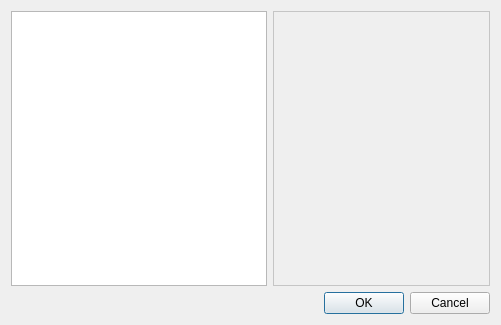
<?xml version="1.0" encoding="UTF-8"?>
<ui version="4.0">
 <class>ImageList</class>
 <widget class="QDialog" name="ImageList">
  <property name="geometry">
   <rect>
    <x>0</x>
    <y>0</y>
    <width>501</width>
    <height>325</height>
   </rect>
  </property>
  <property name="windowTitle">
   <string>Images</string>
  </property>
  <layout class="QGridLayout" name="gridLayout" rowstretch="0,0" columnstretch="0,1">
   <item row="0" column="0">
    <widget class="QListWidget" name="imageList"/>
   </item>
   <item row="0" column="1">
    <widget class="QScrollArea" name="scrollArea">
     <property name="styleSheet">
      <string notr="true">QScrollArea { background: white }</string>
     </property>
     <property name="frameShape">
      <enum>QFrame::StyledPanel</enum>
     </property>
     <property name="widgetResizable">
      <bool>true</bool>
     </property>
     <property name="alignment">
      <set>Qt::AlignCenter</set>
     </property>
     <widget class="QWidget" name="scrollAreaWidgetContents">
      <property name="geometry">
       <rect>
        <x>0</x>
        <y>0</y>
        <width>209</width>
        <height>259</height>
       </rect>
      </property>
      <layout class="QVBoxLayout" name="verticalLayout">
       <property name="spacing">
        <number>0</number>
       </property>
       <property name="margin">
        <number>0</number>
       </property>
       <item>
        <widget class="QLabel" name="preview">
         <property name="text">
          <string/>
         </property>
         <property name="scaledContents">
          <bool>false</bool>
         </property>
         <property name="alignment">
          <set>Qt::AlignCenter</set>
         </property>
        </widget>
       </item>
      </layout>
     </widget>
    </widget>
   </item>
   <item row="1" column="0" colspan="2">
    <widget class="QDialogButtonBox" name="buttonBox">
     <property name="orientation">
      <enum>Qt::Horizontal</enum>
     </property>
     <property name="standardButtons">
      <set>QDialogButtonBox::Cancel|QDialogButtonBox::Ok</set>
     </property>
    </widget>
   </item>
  </layout>
 </widget>
 <resources/>
 <connections>
  <connection>
   <sender>buttonBox</sender>
   <signal>accepted()</signal>
   <receiver>ImageList</receiver>
   <slot>accept()</slot>
   <hints>
    <hint type="sourcelabel">
     <x>248</x>
     <y>254</y>
    </hint>
    <hint type="destinationlabel">
     <x>157</x>
     <y>274</y>
    </hint>
   </hints>
  </connection>
  <connection>
   <sender>buttonBox</sender>
   <signal>rejected()</signal>
   <receiver>ImageList</receiver>
   <slot>reject()</slot>
   <hints>
    <hint type="sourcelabel">
     <x>316</x>
     <y>260</y>
    </hint>
    <hint type="destinationlabel">
     <x>286</x>
     <y>274</y>
    </hint>
   </hints>
  </connection>
 </connections>
</ui>
